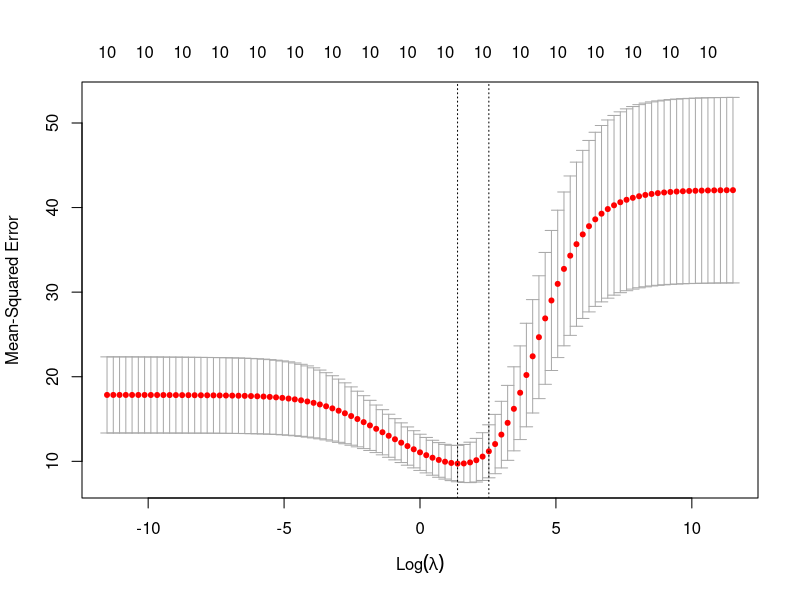

Recreate this plot in R.
# Importing the dataset
car <- data.frame(mtcars)

# Displaying the dataset
head(car)

# Dimensions of dataset
nrow(car)
ncol(car)

# Check structure of dataset
str(car)

library(caret)
set.seed(200)
partition <- createDataPartition(car$am, times = 1, p = 0.8, list = F)
train <- car[partition, ]
test <- car[-partition, ]

# Fitting a linear model
model <- lm(mpg ~ ., data = train)
# MSE on test set
mean((predict(model, test) - test$mpg)^2)
summary(model)
coef(model)

# Ridge Regression
# Loading the library
library(glmnet)
# Getting the independent variable
x <- model.matrix(mpg ~ ., train)[, -1]

# Getting the dependent variable
y <- train$mpg

# Setting the range of lambda values
lambda_seq <- 10^seq(5, -5, by = -0.1)

# Using cross-validation glmnet
ridge_cv <- cv.glmnet(x, y, alpha = 0, lambda = lambda_seq)
plot(ridge_cv)

# Best lambda value
best_lambda <- ridge_cv$lambda.min
best_lambda

# Using glmnet function to build the ridge regression model
fit <- glmnet(x, y, alpha = 0, lambda = best_lambda)

# Checking the model
summary(fit)

# Coefficients
coef(ridge_cv, s = "lambda.min")

# For test dataset
xx <- model.matrix(mpg ~ ., test)[, -1]
model_predict <- predict(fit, s = best_lambda, newx = xx, type = "response")

# MSE on test data
mean((model_predict - test$mpg)^2)
